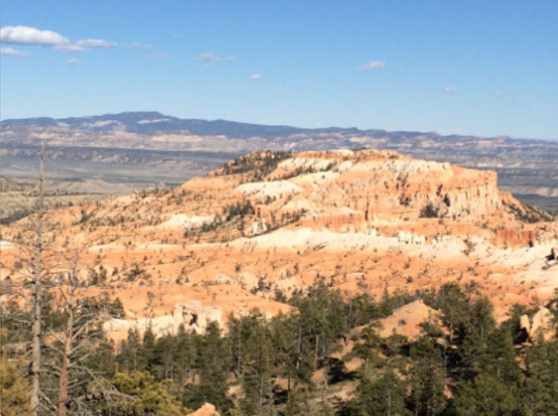
#> input picture Feature Matching (Alignment and Stitching)/image1.png, 558 x 416 px
$ jupyter execute --allow-errors 'Image stitching.ipynb'
#> lines starting #> are read from the running program, lines starting #| are printed output that depends on the picture
[cell 1]
# Image stitching
# Note: install opencv-contrib-python
import cv2
import numpy as np
import matplotlib.pyplot as plt

resize_height = 400
resize_width = 400

ratio_val = 0.75
threshold_val = 4

def read_image(an_image):
    """This function reads any image from a given path"""
    image = cv2.imread(an_image)
    return image

def resize_image(an_image,r_w, r_h):
    """function to resize an original image to a specified dimension giving the resize height and resize width"""
    resized_image = cv2.resize(an_image,(r_w,r_h),interpolation=cv2.INTER_AREA)
    return resized_image


def gray_image(an_image):
    """function to convert BGR image to Gray"""
    return cv2.cvtColor(an_image, cv2.COLOR_BGR2GRAY)


def keypoint_and_features_function(grayscale_resized_image):
    # create an instance of the object detector and descriptor
    descriptor = cv2.xfeatures2d.SIFT_create()
    (keypoints,features) = descriptor.detectAndCompute(grayscale_resized_image,None)

    Key_points = []

    for pts in keypoints:
        pt = np.float32(pts.pt)
        Key_points.append(pt)

    return (Key_points,features)


def match_points(first_keypoint_image, second_keypoint_image,first_features, second_features, ratio, thresh):
    match_mthd = cv2.DescriptorMatcher_create("BruteForce")

    # using K-Nearest Neighbor method to match the features
    # setting the number of nearest neighbors to 2
    nearest_neighbor = 2
    raw_matches = match_mthd.knnMatch(first_features,second_features,nearest_neighbor)

    matches = []

    # removing any false positives
    for match in raw_matches:
        # Checking the distance of the two matches with the ratio under consideration
        if len(match) == 2 and match[0].distance < match[1].distance * ratio:
            matches.append((match[0].trainIdx, match[0].queryIdx))

    # A minimum of four (4) matches are required to calculate the homography matrix
    # The matrix contains the information to warp the images

    if len(matches) > 4:
        points_image1 = []
        points_image2 = []

        for _, index in matches:
            pts = np.float32(first_keypoint_image[index])
            pts = first_keypoint_image[index]
            points_image1.append(pts)

        for index,_ in matches:
            pts = np.float32(second_keypoint_image[index])
            pts = second_keypoint_image[index]
            points_image2.append(pts)

        points_image1 = np.array(points_image1, dtype=np.float32)
        points_image2 = np.array(points_image2, dtype=np.float32)

        (Homography_matrix, status) = cv2.findHomography(points_image1, points_image2, cv2.RANSAC,thresh)

        return (matches, Homography_matrix, status)

    return None


def display_image(window_name, specified_image):
    """This function display any image from a given path"""
    cv2.imshow(window_name, specified_image)
    cv2.waitKey(0)


def matching_imagepoints_comp(an_image1,an_image2,a_keypoint_image1,a_keypoint_image2):
    result = cv2.drawMatchesKnn(an_image1,a_keypoint_image1,an_image2,a_keypoint_image2,matches,status, flags=0)

    return result


# Begin of code run

# Read first and second image using the read image function
first_image = read_image(an_image='image1.png')
#> in read_image, image is the input picture: shape (416, 558, 3); mean B, G, R 146.2, 155.1, 161.7
second_image = read_image(an_image='image2.png')
#> call 2 of read_image, with an_image = 'image2.png'
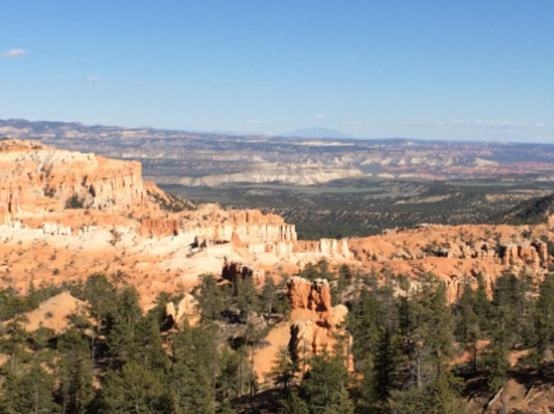
#> input picture Feature Matching (Alignment and Stitching)/image2.png, 554 x 414 px
#> in read_image, image is the input picture: shape (414, 554, 3); mean B, G, R 137, 141.7, 143.8

# Resize first and second image using the resize image function
resized_first_image = resize_image(an_image=first_image,r_w=resize_width, r_h=resize_height)
#> in resize_image, `resized_image = cv2.resize(an_image,(r_w,r_h),interpolation=cv2.INTER_..`:
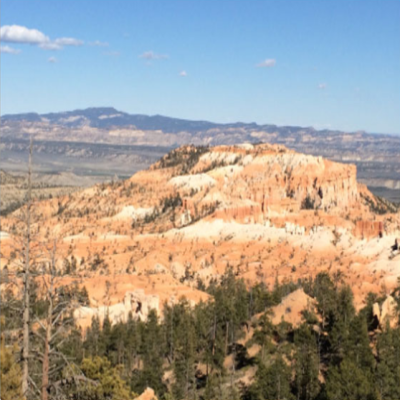
#> resized_image: shape (400, 400, 3); mean B, G, R 146.2, 155.1, 161.7
resized_second_image = resize_image(an_image=second_image,r_w=resize_width, r_h=resize_height)
#> call 2 of resize_image, with r_w = 400, r_h = 400
#> in resize_image (call 2), `resized_image = cv2.resize(an_image,(r_w,r_h),interpolation=cv2.INTER_..`:
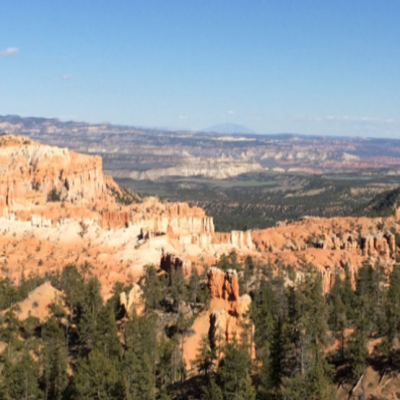
#> resized_image: shape (400, 400, 3); mean B, G, R 137, 141.7, 143.8

# convert first and second image to gray scale using the gray scale image conversion function
gray_resized_first_image = gray_image(an_image=resized_first_image)
#> in gray_image, `return cv2.cvtColor(an_image, cv2.COLOR_BGR2GRAY)`:
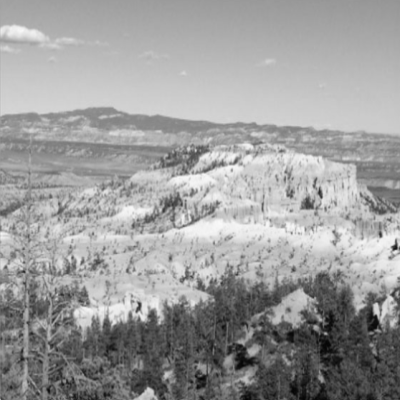
#> returned value: shape (400, 400); min 4, max 249, mean 156.1
gray_resized_second_image = gray_image(an_image=resized_second_image)
#> in gray_image (call 2), `return cv2.cvtColor(an_image, cv2.COLOR_BGR2GRAY)`:
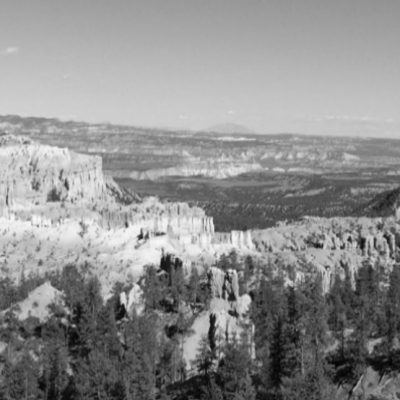
#> returned value: shape (400, 400); min 3, max 247, mean 141.8

#Extracting the keypoints and features from first and second image using the keypoints feature function
(keypoints_image1, features_image1) = keypoint_and_features_function(grayscale_resized_image=gray_resized_second_image)
#> in keypoint_and_features_function, `(keypoints,features) = descriptor.detectAndCompute(grayscale_resized_i..`: keypoints = 2067 keypoints; strongest (x, y, size): (140, 237, 3.5), (212, 319, 5.1), (167, 262, 9.9), (232, 297, 5.2)
#> the loop in keypoint_and_features_function, `for pts in keypoints:` made 2067 passes
#> (pts, pt) on passes 1, 3, 4: (keypoint at (2.4, 372.3), size 2.1, [2.43, 372.3]), (keypoint at (2.8, 281.5), size 2.3, [2.75, 281.5]), (keypoint at (3.5, 387.5), size 1.9, [3.45, 387.5])
#> after the loop in keypoint_and_features_function, `for pts in keypoints:`: Key_points = 2067 pairs, first value 2.43 to 397.2, second value 114 to 397.1
#> keypoints_image1 has the same summary as Key_points in keypoint_and_features_function
(keypoints_image2, features_image2) = keypoint_and_features_function(grayscale_resized_image=gray_resized_first_image)
#> in keypoint_and_features_function (call 2), `(keypoints,features) = descriptor.detectAndCompute(grayscale_resized_i..`: keypoints = 2215 keypoints; strongest (x, y, size): (380, 235, 2.9), (140, 304, 2.8), (320, 193, 3.7), (139, 308, 3.7)
#> the loop in keypoint_and_features_function (call 2), `for pts in keypoints:` made 2215 passes
#> (pts, pt) on passes 1 to 3: (keypoint at (2.4, 186.1), size 2.1, [2.44, 186.1]), (keypoint at (2.8, 145.2), size 3.3, [2.81, 145.2]), (keypoint at (3.1, 375.5), size 2.1, [3.08, 375.5])
#> keypoints_image2 = 2215 pairs, first value 2.44 to 397, second value 26.28 to 397

# Finding the match points in both images
M = match_points(first_keypoint_image=keypoints_image1, second_keypoint_image=keypoints_image2,first_features=features_image1,
                 second_features=features_image2,ratio=ratio_val, thresh=threshold_val)
#> in match_points, `raw_matches = match_mthd.knnMatch(first_features,second_features,neare..`: raw_matches = 2067 matches
#> after the loop in match_points, `for match in raw_matches:`: matches = 471 pairs, first value 574 to 2214, second value 1 to 1931
#> the loop in match_points, `for _, index in matches:` made 471 passes
#> index on passes 1 to 3: 1, 8, 10
#> after the loop in match_points, `for _, index in matches:`: points_image1 = 471 pairs, first value 2.5 to 370.1, second value 117.9 to 393.6
#> the loop in match_points, `for index,_ in matches:` made 471 passes
#> index on passes 1 to 3: 1882, 1532, 1539
#> after the loop in match_points, `for index,_ in matches:`: points_image2 = 471 pairs, first value 86.72 to 397, second value 126.8 to 394.8
#> in match_points, `(Homography_matrix, status) = cv2.findHomography(points_image1, points..`: Homography_matrix = [[0.837, -0.0114, 258.4], [-0.0616, 0.968, 13.23], [-0.000393, 1.09e-06, 1]]; status = 471 values, max 1 at index 1, min 0 at index 0, mean 0.987

if M is None:
    print("No Matches detected")
    exit()

matches, Homography_matrix, status = M

stitched_image = cv2.warpPerspective(second_image,Homography_matrix, (second_image.shape[1] + first_image.shape[1],first_image.shape[0]))
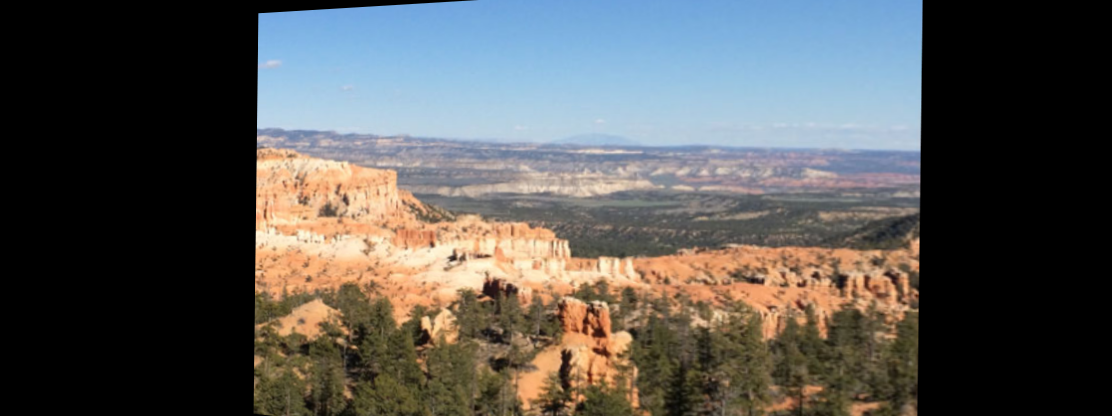
#> stitched_image: shape (416, 1112, 3); mean B, G, R 84.2, 86.3, 87.2
stitched_image[0:first_image.shape[0], 0:first_image.shape[1]] = first_image
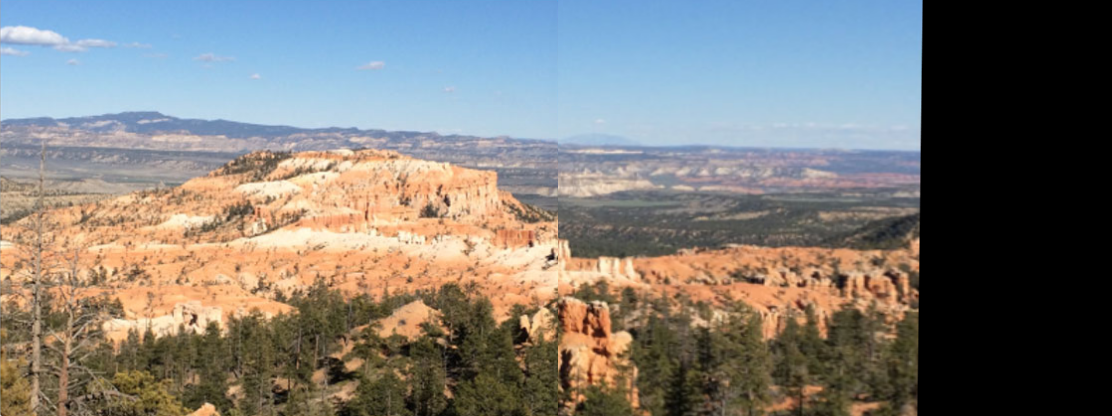
#> stitched_image: shape (416, 1112, 3); mean B, G, R 118.5, 122.8, 125.7

# show the points in first image that matches with points in second image
#> (the rest of this cell did not finish here and is left out)
